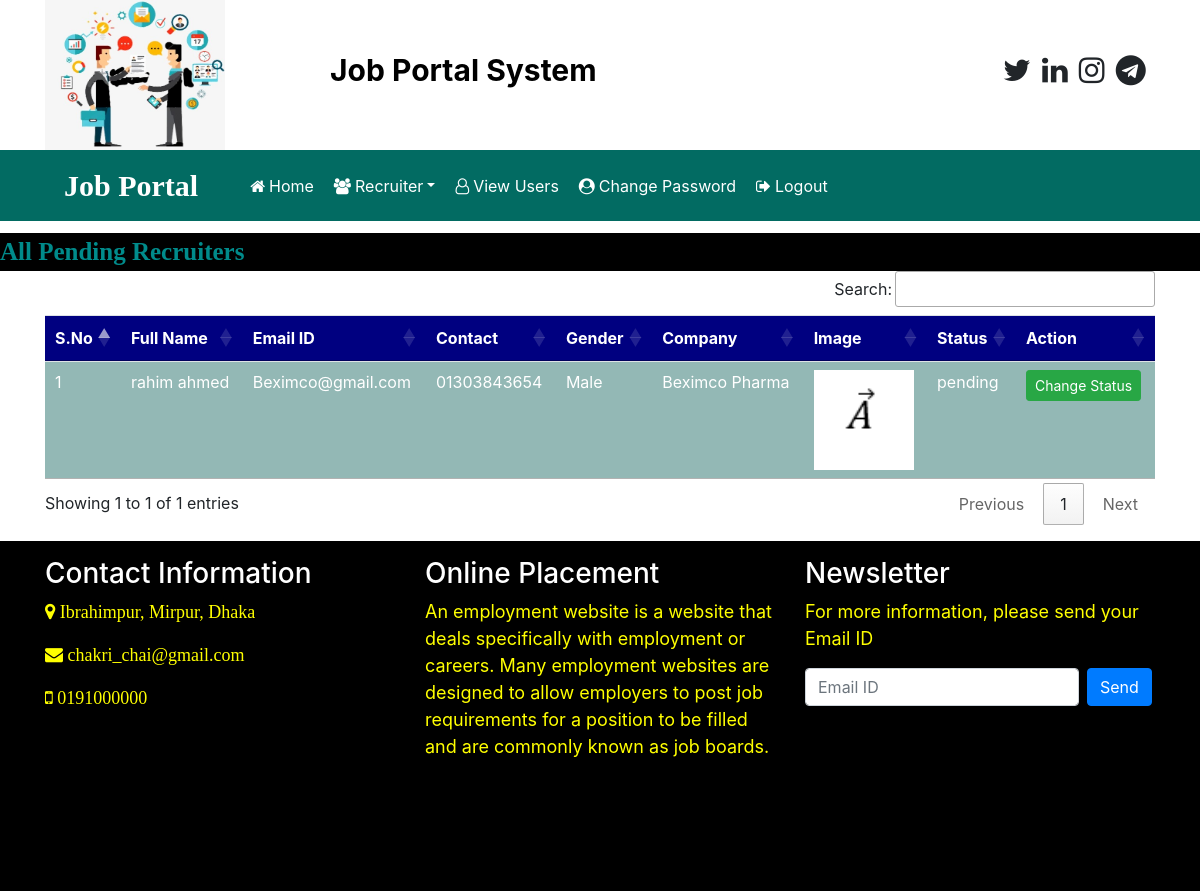
Screenshot of /recruiter_pending (signed in) with the database file from the repository.
### app/models.py (models this page shows, shortened)
class Recruiter(models.Model):
    user = models.ForeignKey(User, on_delete=models.CASCADE)
    mobile = models.CharField(max_length=15,null=True)
    image = models.FileField(null=True)
    gender = models.CharField(max_length=10,null=True)
    company = models.CharField(max_length=100,null=True)
    type = models.CharField(max_length=15,null=True)
    status = models.CharField(max_length=20,null=True)

### app/views.py (the view)
# urls.py: path('recruiter_pending', recruiter_pending, name="recruiter_pending"),
def recruiter_pending(request):
    if not request.user.is_authenticated:
        return redirect('admin_login')
    data = Recruiter.objects.filter(status="pending")
    d = {'data': data}
    return render(request, "recruiter_pending.html", d)

### app/templates/recruiter_pending.html
{% load static %}
{% block body %}
{% include 'admin_navigation.html' %}
<marquee style="font-family:'Monotype Corsiva';font-size:25px;color:darkcyan;background-color:black;font-weight:bold;margin-top:1%">
  All Pending Recruiters
</marquee>
<div class="container">
<table class="table table-hover" id="example">
  <thead>
    <tr style="background-color: #000080; color:white">
      <th>S.No</th>
      <th>Full Name</th>
      <th>Email ID</th>
      <th>Contact</th>
      <th>Gender</th>
      <th>Company</th>
      <th>Image</th>
      <th>Status</th>
      <th>Action</th>
    </tr>
  </thead>
  <tbody>
  {% for i in data %}
    <tr style="background-color: #93b8b5; color:white">
      <td>{{forloop.counter}}</td>
      <td>{{i.user.first_name}} {{i.user.last_name}}</td>
      <td>{{i.user.username}}</td>
      <td>{{i.mobile}}</td>
      <td>{{i.gender}}</td>
      <td>{{i.company}}</td>
      <td><img src="{{i.image.url}}" style="width:100px;height:100px"></td>
      <td>{{i.status}}</td>
      <td><a href="{% url 'change_status' i.id %}" class="btn btn-success btn-sm">Change Status</a></td>
    </tr>
    {% endfor %}
  </tbody>
</table>
</div>
{% include 'footer.html' %}
{% endblock %}

### rows the page displays
Recruiter: user.first_name "rahim", user.last_name "ahmed", user.username "Beximco@gmail.com", mobile "01303843654", gender "Male", company "Beximco Pharma", image (picture), status "pending"
